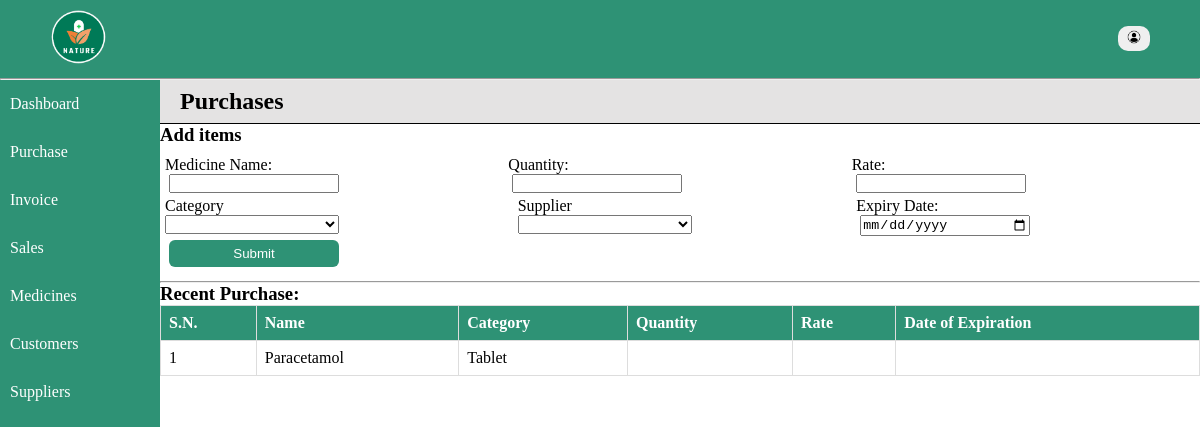
The app's page /home/purchase.php (signed in), older data.
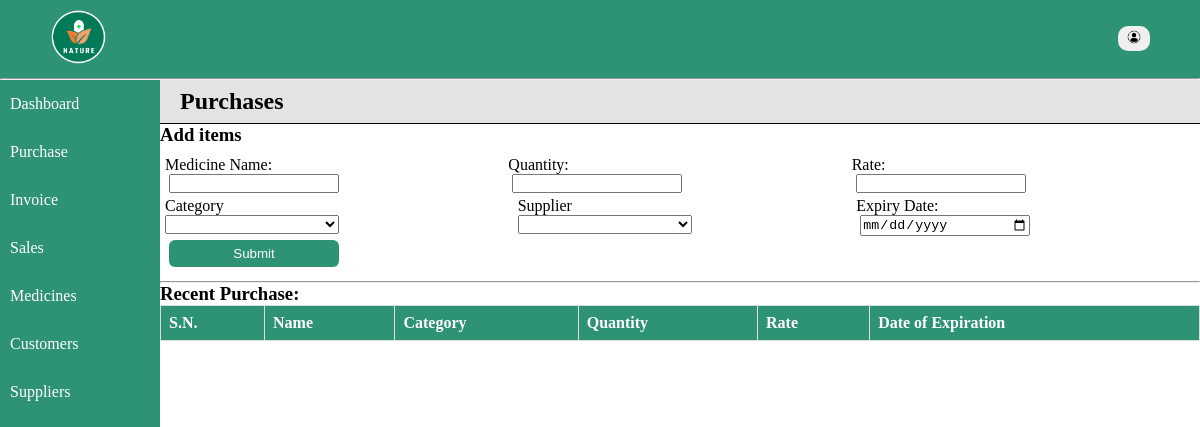
The same page, newer data.
### tables this page shows
CREATE TABLE `medicine` (
  `id` int(11) NOT NULL,
  `name` varchar(128) NOT NULL,
  `category` varchar(128) NOT NULL,
  `quantity` int(8) NOT NULL,
  `price` int(11) NOT NULL,
  `total` int(11) NOT NULL,
  `expiry` date NOT NULL,
  `date` date NOT NULL
);

### includes/database.php (called while the page is built, shortened)
<?php
    function select($conn, $arg) {
        $sql = "select * from $arg";
        $result = mysqli_query($conn, $sql);
        return $records = mysqli_fetch_all($result, MYSQLI_ASSOC);
    }
    function descSelect($conn, $arg, $order) {
        $sql = "select * from $arg order by $order DESC";
        $result = mysqli_query($conn, $sql);
        return $records = mysqli_fetch_all($result, MYSQLI_ASSOC);
    }
?>

### home/purchase.php (the view, shortened to what this page needs)
<?php
    include '../includes/database.php';
    $records = descSelect($conn, 'medicine', 'medicine_id');
    $suppliers = select($conn, "vendor");
?>
<!DOCTYPE html>
<html lang="en">
<head>
    <link rel="stylesheet" href="../styles/style.css">
</head>
<body>
<div class="container">
    <?php include '../includes/nav.php'; ?>
    <div class="main">
        <?php include '../includes/menu.php'; ?>
        <div class="content-wrapper">
        <div class="entries">
            <h2>Purchases</h2>
            <h3>Add items</h3>
            <form action="" method="post" class="form">
                <div class="input-fields">
                    <div class="inputs">
                        <label for="name">Medicine Name:</label><br>
                        <input type="text" name="name" id="name" required><br>
                    </div>
                    <div class="inputs">
                        <label for="quantity">Quantity:</label><br>
                        <input type="number" name="quantity" id="quantity" required><br>
                    </div>
                    <div class="inputs">
                        <label for="rate">Rate:</label><br>
                        <input type="number" name="price" id="rate" required><br>
                    </div>
                </div>
                <div class="input-fields">
                    <div class="inputs">
                        <label for="category">Category</label><br>
                        <select name="category" id="category" required>
                            <option value=" "> </option>
                            <option value="Tablet">Tablet</option>
                        </select><br>
                    </div>
                    <div class="inputs alter">
                        <label for="vendor">Supplier</label><br>
                        <select name="vendor" id="vendor" required>
                            <option value=" "> </option>
                            <?php if(!empty($suppliers)): ?>
                                <?php foreach($suppliers as $supplier): ?>
                                    <option value="<?= $supplier['vendor_id']; ?>"><?= $supplier['name']; ?></option>
                                <?php endforeach; ?>
                            <?php endif; ?>
                        </select><br>
                    </div>
                    <div class="inputs alter">
                        <label for="date">Expiry Date:</label><br>
                        <input type="date" name="date" id="date" required>
                    </div>
            </div>
                <input type="submit" value="Submit" name="submit">
            </form>
        </div><hr>
        <div class="records">
            <h3>Recent Purchase:</h3>
        <table class="table">
            <tr>
                <th>S.N.</th>
                <th>Name</th>
                <th>Category</th>
                <th>Quantity</th>
                <th>Rate</th>
                <th>Date of Expiration</th>
            </tr>
            <?php if(!empty($records)): ?>
            <?php foreach($records as $key => $record): ?>
                <tr>
                    <td><?= $key+1; ?></td>
                    <td><?= $record['name']; ?></td>
                    <td><?= $record['category']; ?></td>
                    <td><?= $record['medicine_quantity']; ?></td>
                    <td><?= $record['medicine_price']; ?></td>
                    <td><?= $record['expiry']; ?></td>
                </tr>
                    <?php endforeach; ?>
                    <?php endif; ?>
        </table>
        </div>
        </div>
    </div>
</body>
</html>

Row changes from the older to the newer data that the page shows:
removed medicine: name "Paracetamol", category "Tablet"
